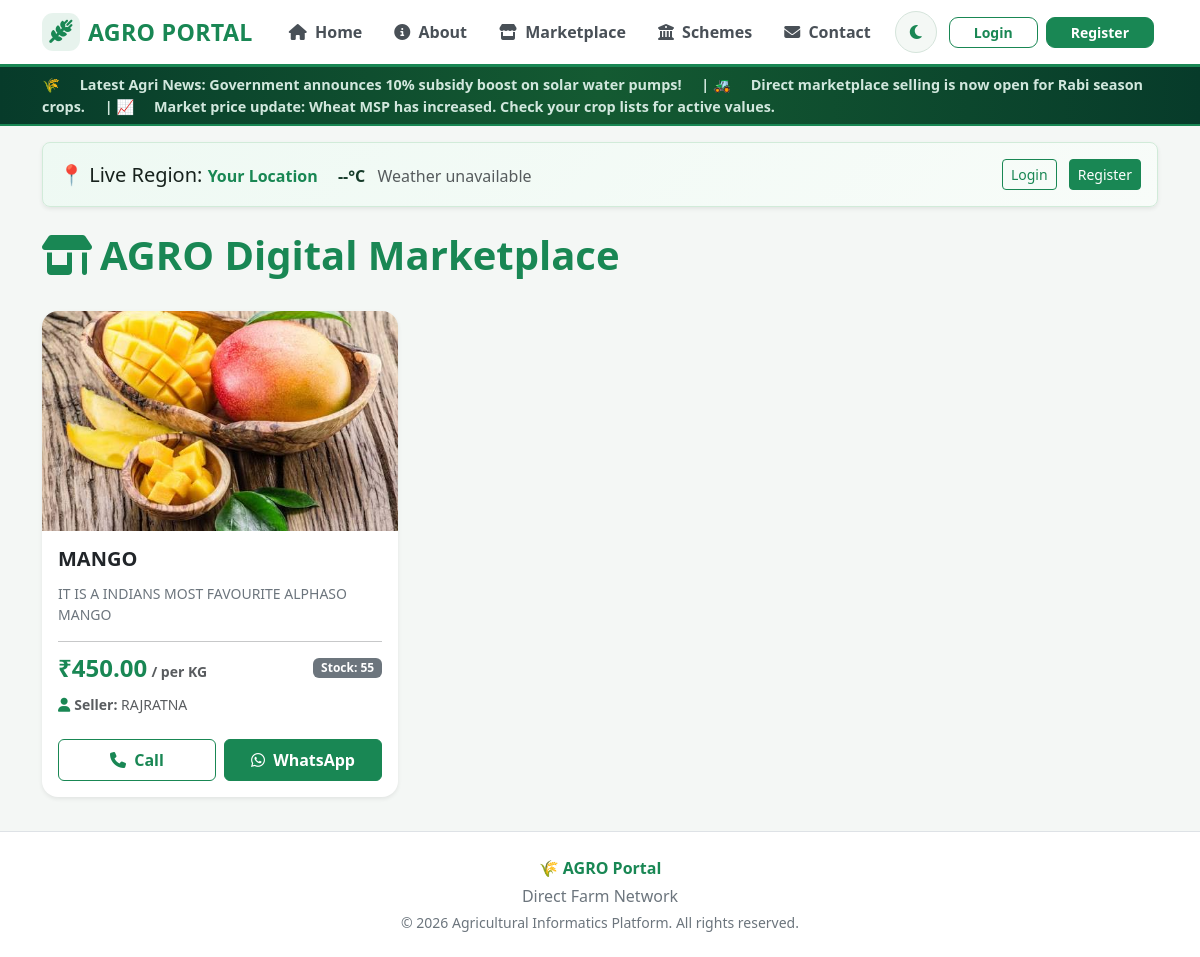
The app's page /marketplace/ with its own data.
### core/models.py (models this page shows, shortened)
class Product(models.Model):
    UNIT_CHOICES = [
        ('kg', 'per KG'),
        ('gram', 'per Gram'),
        ('quintal', 'per Quintal'),
        ('ton', 'per Ton'),
        ('piece', 'per Piece'),
        ('pack', 'per Pack'),
    ]
    farmer = models.ForeignKey(User, on_delete=models.CASCADE, related_name='products')
    seller_name = models.CharField(max_length=150, blank=True, null=True, help_text="Custom name for the seller/farmer")
    title = models.CharField(max_length=200)
    description = models.TextField()
    price = models.DecimalField(max_digits=10, decimal_places=2)
    unit = models.CharField(max_length=20, choices=UNIT_CHOICES, default='kg')
    quantity = models.CharField(max_length=100)
    contact_number = models.CharField(max_length=15, blank=True, null=True)
    whatsapp_number = models.CharField(max_length=15, blank=True, null=True)
    product_image = models.ImageField(upload_to='products/', blank=True, null=True)
    created_at = models.DateTimeField(auto_now_add=True)
    @property
    def get_seller_name(self):
        if self.seller_name and self.seller_name.strip():
            return self.seller_name
        full_name = self.farmer.get_full_name()
        return full_name if full_name.strip() else self.farmer.username
    @property
    def get_contact_number(self):
        if self.contact_number:
            return self.contact_number
        if hasattr(self.farmer, 'profile') and self.farmer.profile.phone:
            return self.farmer.profile.phone
        return "N/A"
    @property
    def get_whatsapp_number(self):
        if self.whatsapp_number:
            return re.sub(r'\D', '', str(self.whatsapp_number))
        return ''

### core/views.py (the view)
# urls.py: path('marketplace/', views.marketplace_view if hasattr(views, 'marketplace_view') else views.homepage_view, name='marketplace'),
def marketplace_view(request):
    products = Product.objects.all().prefetch_related('images').select_related('farmer', 'farmer__profile').order_by('-id')
    return render(request, 'core/marketplace.html', {'products': products})

### core/templates/core/marketplace.html (shortened to what this page needs)
{% extends 'core/base.html' %}
{% block content %}
<div class="d-flex justify-content-between align-items-center mb-4">
    <h1 class="fw-bold text-success"><i class="fa-solid fa-shop me-2"></i>AGRO Digital Marketplace</h1>
</div>
<div class="row g-4">
    {% for product in products %}
        <div class="col-md-4">
            <div class="card h-100 border-0 shadow-sm rounded-4 overflow-hidden bg-white d-flex flex-column">
                {% if product.images.all %}
                    <div id="productCarousel{{ product.id }}" class="carousel slide" data-bs-ride="carousel">
                        {% if product.images.all|length > 1 %}
                            <div class="carousel-indicators">
                                {% for img in product.images.all %}
                                    <button type="button" data-bs-target="#productCarousel{{ product.id }}" data-bs-slide-to="{{ forloop.counter0 }}" class="{% if forloop.first %}active{% endif %}" aria-current="{% if forloop.first %}true{% endif %}"></button>
                                {% endfor %}
                            </div>
                        {% endif %}
                        <div class="carousel-inner">
                            {% for img in product.images.all %}
                                <div class="carousel-item {% if forloop.first %}active{% endif %}">
                                    <img src="{{ img.image.url }}" class="d-block w-100" style="height: 220px; object-fit: cover;" alt="{{ product.title }}">
                                </div>
                            {% endfor %}
                        </div>
                        {% if product.images.all|length > 1 %}
                            <button class="carousel-control-prev" type="button" data-bs-target="#productCarousel{{ product.id }}" data-bs-slide="prev">
                                <span class="carousel-control-prev-icon" aria-hidden="true"></span>
                                <span class="visually-hidden">Previous</span>
                            </button>
                            <button class="carousel-control-next" type="button" data-bs-target="#productCarousel{{ product.id }}" data-bs-slide="next">
                                <span class="carousel-control-next-icon" aria-hidden="true"></span>
                                <span class="visually-hidden">Next</span>
                            </button>
                        {% endif %}
                    </div>
                {% elif product.product_image %}
                    <img src="{{ product.product_image.url }}" class="card-img-top" style="height: 220px; object-fit: cover;" alt="{{ product.title }}">
                {% else %}
                    <div class="bg-success bg-opacity-10 d-flex align-items-center justify-content-center text-success" style="height: 220px;">
                        <i class="fa-solid fa-image fs-1 opacity-50"></i>
                    </div>
                {% endif %}
                <div class="card-body d-flex flex-column flex-grow-1">
                    <h5 class="fw-bold text-dark mb-1">{{ product.title }}</h5>
                    <p class="text-secondary small my-2" style="white-space: pre-line;">{{ product.description }}</p>
                    <hr class="my-2">
                    <div class="d-flex justify-content-between align-items-center">
                        <div>
                            <span class="fs-4 fw-bold text-success">₹{{ product.price }}</span>
                            <small class="text-muted fw-bold">/ {{ product.get_unit_display|default:'kg' }}</small>
                        </div>
                        <span class="badge bg-secondary">Stock: {{ product.quantity }}</span>
                    </div>
                    <p class="text-muted small mt-2 mb-3">
    <i class="fa-solid fa-user me-1 text-success"></i><strong>Seller:</strong> {{ product.get_seller_name }}
</p>
                    {% with phone=product.get_contact_number whatsapp=product.get_whatsapp_number %}
                        {% if phone and phone != 'N/A' %}
                            <div class="row g-2 mt-auto">
                                <div class="col-6">
                                    <a href="tel:{{ phone }}" class="btn btn-outline-success w-100 py-2 small fw-bold">
                                        <i class="fa-solid fa-phone me-1"></i> Call
                                    </a>
                                </div>
                                <div class="col-6">
                                    <a href="https://wa.me/{{ whatsapp|cut:' ' }}?text=Hello,%20I'm%20interested%20in%20your%20listing%20for%20{{ product.title|urlencode }}%20on%20AGRO%20Portal." target="_blank" class="btn btn-success w-100 py-2 small fw-bold">
                                        <i class="fa-brands fa-whatsapp me-1"></i> WhatsApp
                                    </a>
                                </div>
                            </div>
                        {% else %}
                            <button class="btn btn-outline-secondary w-100 mt-auto small py-2 fw-bold" disabled>
                                Contact Details Missing
                            </button>
                        {% endif %}
                    {% endwith %}
                </div>
            </div>
        </div>
    {% empty %}
        <div class="col-12 text-center py-5">
            <p class="text-muted fs-5">No products listed in the market database right now.</p>
        </div>
    {% endfor %}
</div>
{% endblock %}

### core/templates/core/base.html (style rules this page uses)
:root { --agro-green: #198754; --agro-dark-green: #073b2a; --agro-light-green: #eef9f3; --body-bg: #f4f7f5; --card-bg: #ffffff; --text-main: #17221d; --text-muted: #6c757d; --border-color: #dcebe2; --navbar-bg: #ffffff; --footer-bg: #ffffff; }
body { background-color: var(--body-bg); color: var(--text-main); font-family: 'Segoe UI', Tahoma, Geneva, Verdana, sans-serif; transition: background-color 0.35s ease, color 0.35s ease; min-height: 100vh; }

### records on screen
Product: product_image (picture), title "MANGO", description "IT IS A INDIANS MOST FAVOURITE ALPHASO MANGO", price "450.00", unit "per KG", quantity "55", get_seller_name "RAJRATNA"
